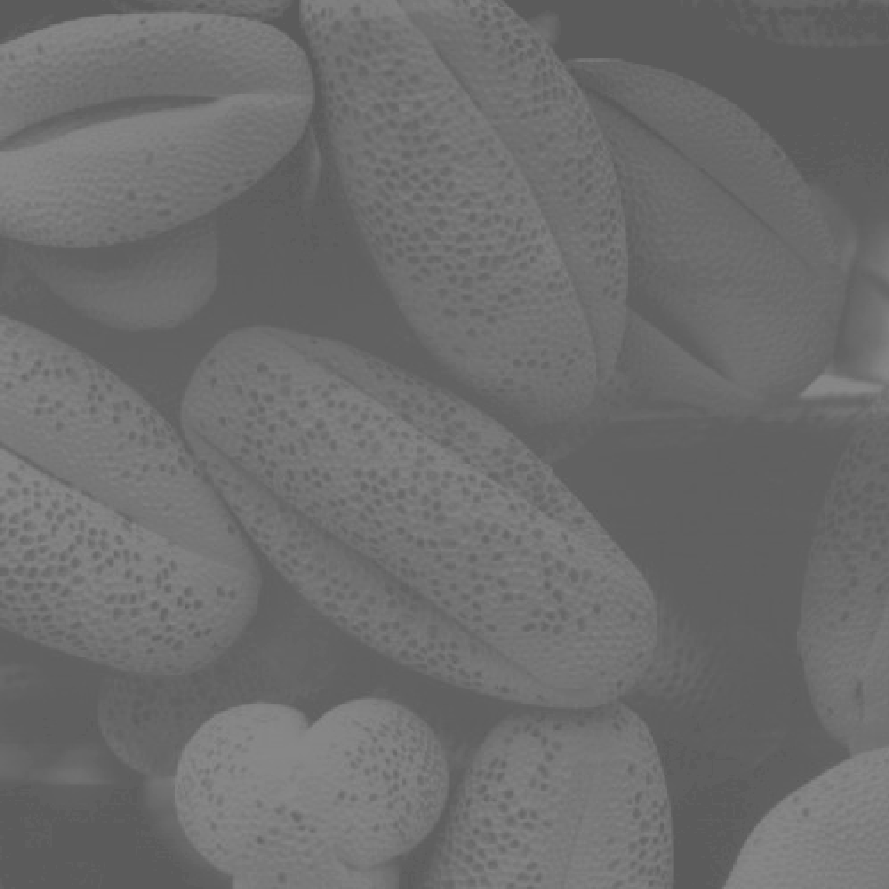
%> input picture Fig0310(b)(washed_out_pollen_image).tif, 889 x 889 px
$ octave FirdesBeyzanurSenocak.m   (GNU Octave 9; MATLAB toolbox functions it lacks are replaced by stand-ins)
%> lines starting %> are read from the running program, lines starting %| are printed output that depends on the picture
clc;
clear all;
close all;

OrjinalResim=imread ( 'Fig0310(b)(washed_out_pollen_image).tif' );
%> OrjinalResim is the input picture: size 889x889 uint8; min 91, max 138, mean 109.1
GirisHistogram=imhist(OrjinalResim);
%> GirisHistogram = 256 values, max 60247 at index 97, min 0 at index 1, mean 3087.2
subplot(1,2,1);
imshow(OrjinalResim);
title('Orjinal Resim');
subplot(1,2,2);
plot(GirisHistogram);
title('Giriþ Histogramý');
axis tight;
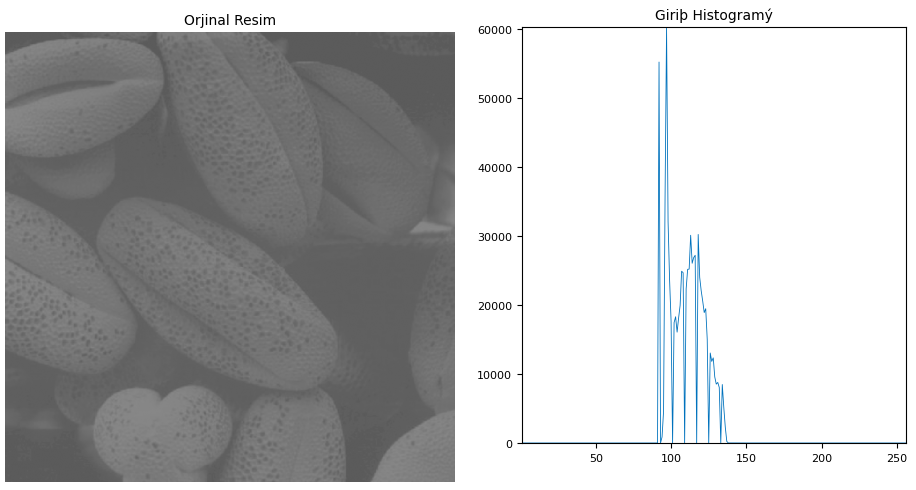
%> figure redrawn from the program's plot data, 2 panels
figure

%s=T(r)=(L-1)integral_0^r(p(r)(w)dw)=1/(L-1) Histogram Equalization
%(Denkleþtirme)dönüþümünü kullandým. Dönüþüm fonksiyonu kýsaca 1/(L-1)'dir.
syms L
%> (this line was passed over: syms is not available in this run)
fplot(1/(L-1));
%> (this line was passed over: L is not available in this run)
figure

HistogramResim=histeq(OrjinalResim);
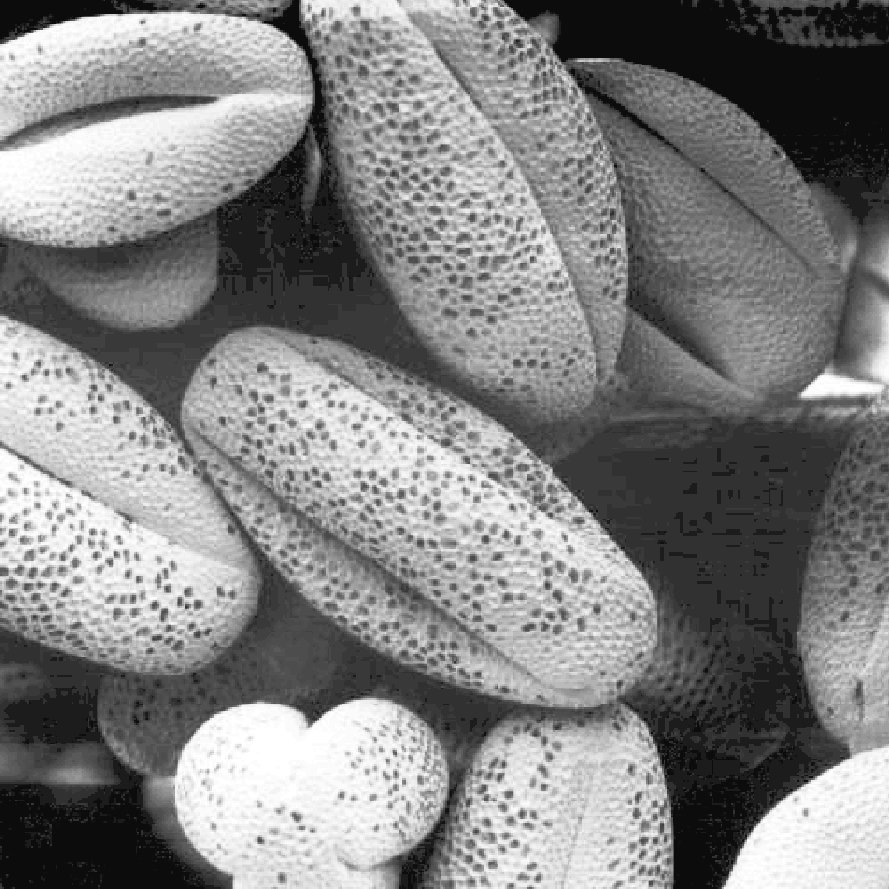
%> HistogramResim: size 889x889 uint8; min 12, max 255, mean 130.1
subplot(1,2,1);
imshow(HistogramResim);
title('Histogram Uygulanmýþ Resim');
subplot(1,2,2);

CikisHistogram=imhist(HistogramResim);
%> CikisHistogram = 256 values, max 60247 at index 50, min 0 at index 1, mean 3087.2
plot(CikisHistogram);
title('Çýkýþ Histogram');
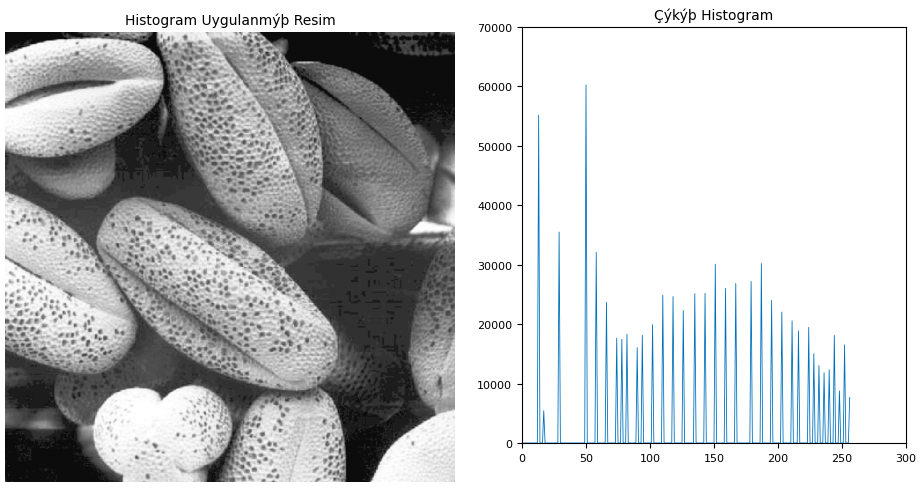
%> figure redrawn from the program's plot data, 2 panels

ortalama=899*899/256;
mean((CikisHistogram-ortalama).^2)
%> ans = 76707167.3
